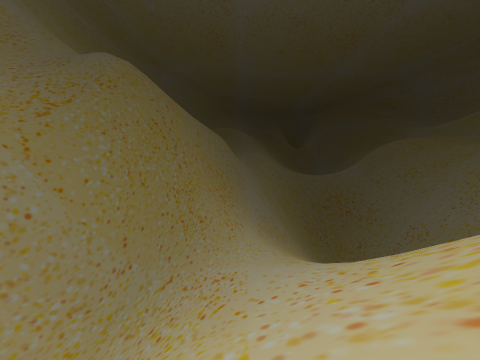
View 1 (above)

20 first-person views from a walk through a Godot game level. The camera is 1.3 m above the floor, looks level and sees 90° across. The floor is counted in squares, 2 m on a side. Each view is taken from the middle of a square. On the plan, view 1 faces up. The plan holds only what a view shows up to about 9 squares ahead; the rest is blank. The place goes on beyond the plan.

View 2
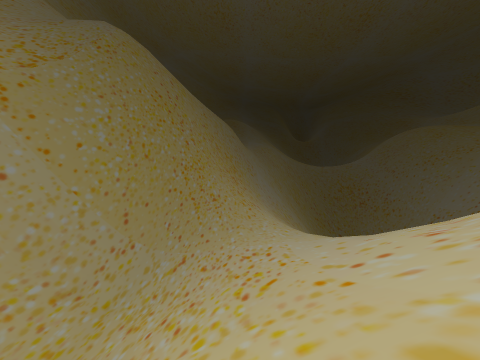

View 3
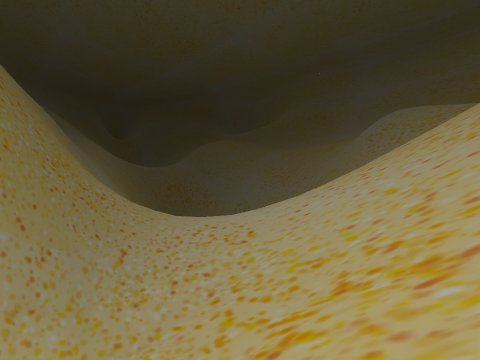

View 4
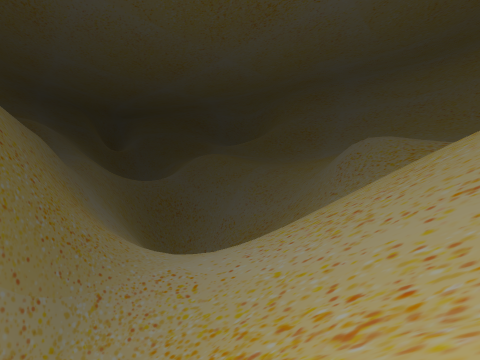

View 5
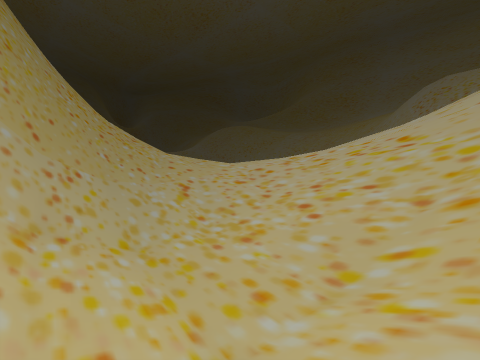

View 6
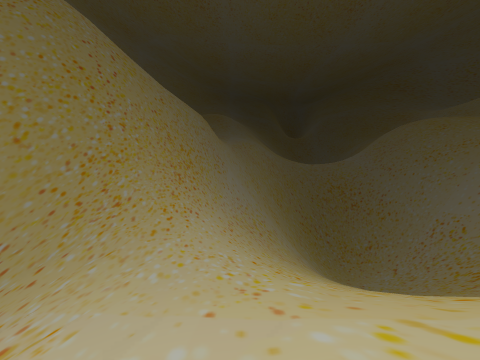

View 7
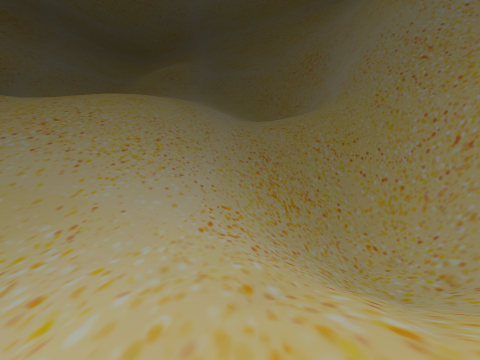

View 8
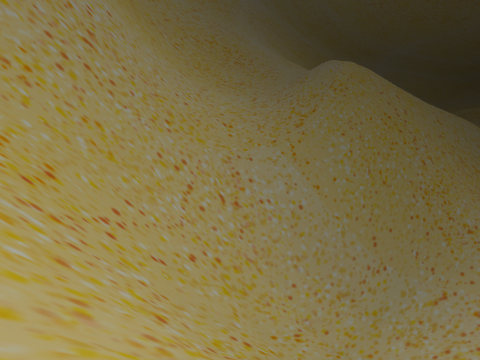

View 9
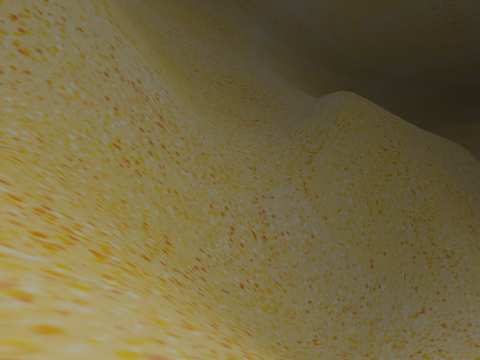

View 10
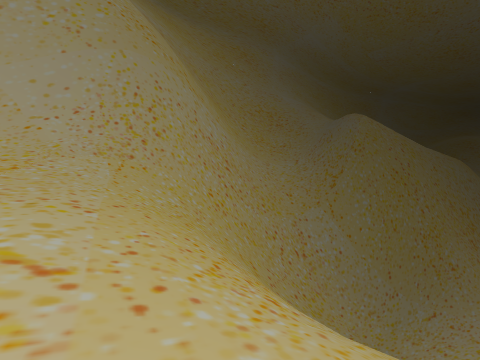

View 11
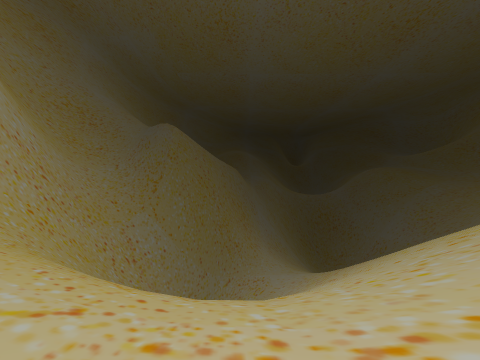

View 12
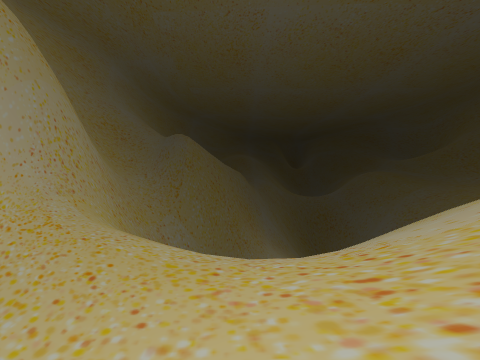

View 13
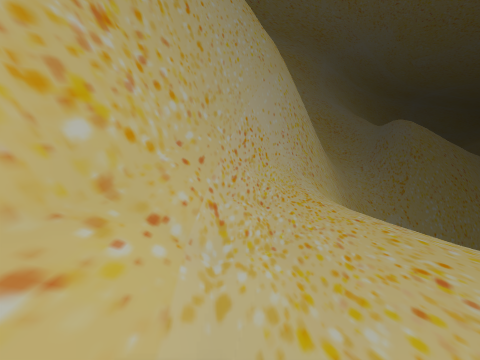

View 14
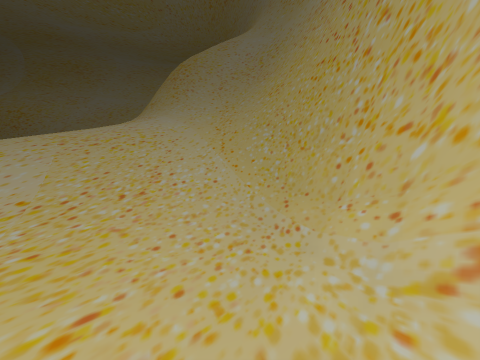

View 15
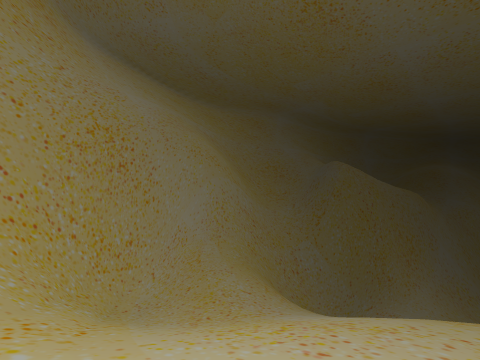

View 16
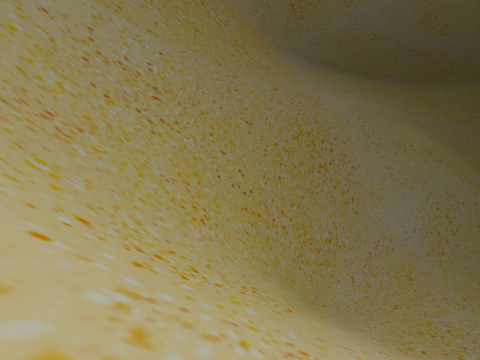

View 17
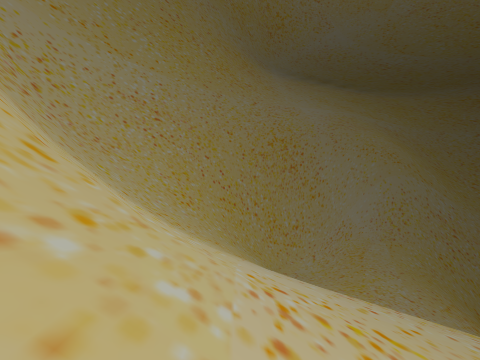

View 18
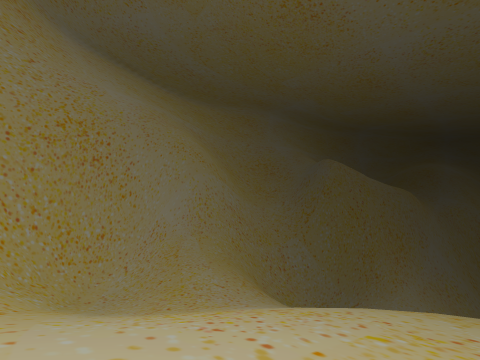

View 19
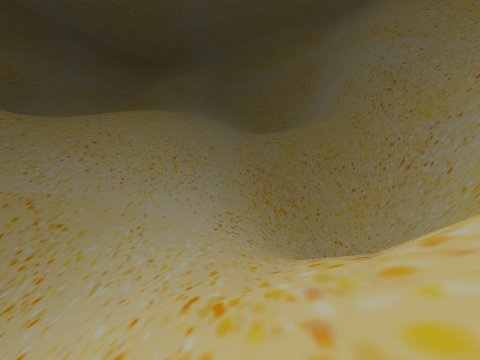

View 20
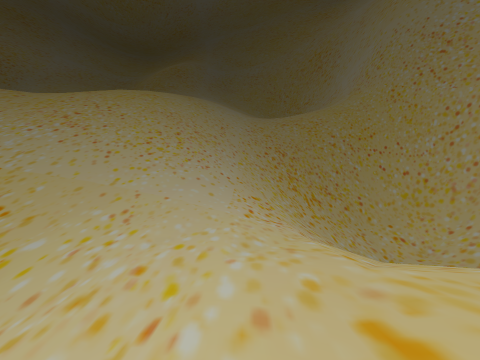

### Floor plan
Key: @ floor where view 1 was taken; # wall or solid block; . main floor; : floor 1.5 m higher than the main floor; - floor 12.75 m lower than the main floor; _ floor 14.5 m lower than the main floor; < floor 17.5 m lower than the main floor; / step, stairs or slope; = window, fence, low wall or low ledge; v drop or lower ground.
Columns run from 10 left of view 1 to 8 right of it. Each row starts with its distance up from view 1.
 17          /
 16      ## //
 15     ##//////////
 14     ##//////////
 13     #////-_/////
 12     #/////__////
 11 vvv #////___/////
 10  vv #////____////
  9  v ##//////-//////
  8 vv ##/<///////////
  7    #//////////////
  6   ##///////////////
  5   #////////////////
  4   #////////////
  3   #/////////////
  2   #/////////////
  1   ##////////////
  0  ###//////@/////
 -1  #v#/////////////
 -2  #v=/////////////
 -3  #/////// //////
 -4  #/////////////
 -5  #////////////
 -6  #///////////
 -7  #///////////////
 -8  #///////////////
 -9  #/:..../////////
-10  ##/..../////////
-11   #/...//////////
-12   ##/..//////////
-13    ##////////////
-14     ##///////////
-15      ##=//////////
-16       ##///////////
-17        ##=///////#
-18        ###=/////##
-19         ####//###
-20           #####

Where each view was taken, in squares from view 1:
view 1: 0 up, 0 right, facing up
view 2: 2 up, 1 left, facing up
view 3: 1 up, 6 left, facing up-right
view 4: 2 down, 6 left, facing up-right
view 5: 5 up, 6 left, facing up-right
view 6: 6 up, 2 right, facing up
view 7: 14 up, 1 left, facing down
view 8: 1 down, 2 left, facing up-left
view 9: 4 down, 1 left, facing up-left
view 10: 8 down, 1 left, facing up-left
view 11: 10 down, 2 left, facing up
view 12: 14 down, 3 left, facing up
view 13: 13 down, 5 left, facing up-left
view 14: 10 down, 7 left, facing down-right
view 15: 17 down, 5 right, facing up-left
view 16: 17 down, 5 right, facing left
view 17: 16 down, 8 right, facing left
view 18: 16 down, 6 right, facing up-left
view 19: 17 up, 1 left, facing down
view 20: 14 up, 0 right, facing down
